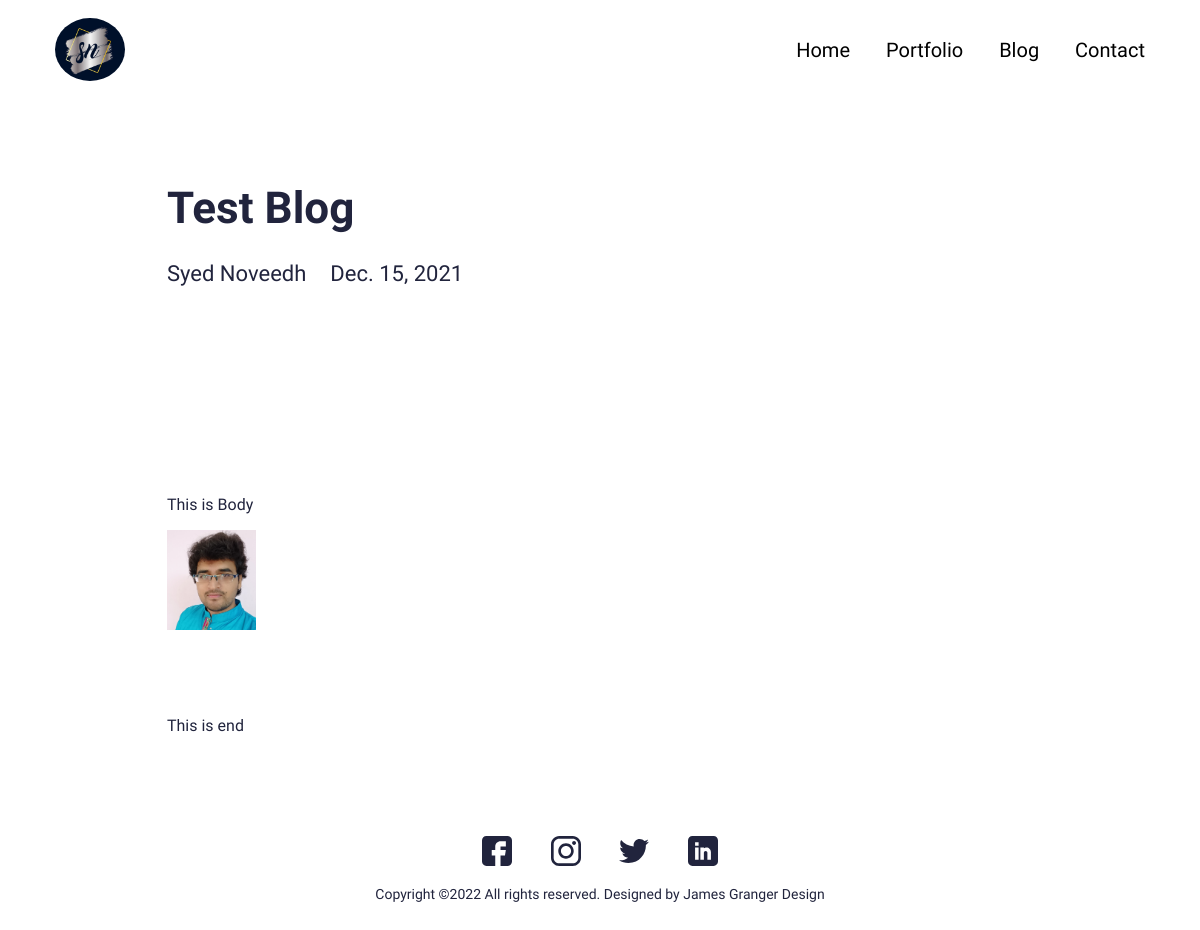
The page /blog/test-blog on the database its author committed.
### main/models.py (models this page shows, shortened)
class Blog(models.Model):
    class Meta:
        verbose_name_plural = 'Blog Profiles'
        verbose_name = 'Blog'
        ordering = ["timestamp"]
    timestamp = models.DateTimeField(auto_now_add=True)
    author = models.CharField(max_length=200, blank=True, null=True)
    name = models.CharField(max_length=200, blank=True, null=True)
    description = models.CharField(max_length=500, blank=True, null=True)
    body = RichTextField(blank=True, null=True)
    slug = models.SlugField(null=True, blank=True)
    image = models.ImageField(blank=True, null=True, upload_to="blog")
    is_active = models.BooleanField(default=True)

### main/views.py (the view)
# urls.py: path('blog/<slug:slug>', views.BlogDetailView.as_view(), name="blog"),
class BlogDetailView(generic.DetailView):
	model = Blog
	template_name = "main/blog-detail.html"

### resumewebsite/context_processors.py (called while the page is built)
def project_context(request):
	context = {
		'me': User.objects.first(),
	}
	return context

### main/templates/main/blog-detail.html (shortened to what this page needs)
{% extends 'main/base.html' %}
{% load static %}
{% block content %}
<section>
  <div class="innerPageBannerCol">
    <div class="container">
      <div class="row g-4 g-md-3  align-items-center">
        <div class="col-md-6">
          <div class="bannerContent">
            <h1 class="xlTitle pb-md-3">{{object.name|title}}</h1>
          </div>
        </div>
      </div>
      <div class="row">
        <div class="col-md-auto">
          <div class="authorCol">
            <h4 class="smTitle pb-3">{{object.author|title}}</h4>
          </div>
        </div>
        <div class="col-md">
          <h4 class="smTitle pb-3">{{object.timestamp.date}}</h4>
        </div>
      </div>
    </div>
  </div>
</section>
<section>
  <div class="sectionSpaceSm">
    <div class="container">
      {{object.body|safe}}
    </div>
  </div>
</section>
{% endblock %}

### static/css/style.css (style rules this page uses)
:root { --primaryColor: #9C07B6; --primaryDarkColor: #3D0048; --primaryHoverColor: #900AA8; --secondaryColor: #F9B000; --baseColor: #21243D; --baseFont: 'Heebo', sans-serif; --titleFont: 'Courier Prime', monospace; --regular: 400; --medium: 500; --bold: 700; --black: 900; --lightBg: #F1F1F1; }
html { scroll-behavior: smooth; }
body { font-family: var(--baseFont); color: var(--baseColor); line-height: normal; }
img { max-width: 100%; }
.xlTitle { font-size: 44px; line-height: 1.3; font-weight: var(--bold); font-family: var(--titleFont) }
.smTitle { font-size: 22px; line-height: normal; font-weight: var(--regular); font-family: var(--titleFont) }
.sectionSpaceSm { padding: 35px 0; }
.innerPageBannerCol { padding: 180px 0 150px; }
@media (min-width:992px) { .container, .container-lg, .container-md, .container-sm, .container-xl, .container-xxl { max-width: 890px; } }

### rows shown on the page
Blog: name "Test Blog", author "Syed Noveedh", timestamp "Dec. 15, 2021", body "This is Body This is end", body (picture)
